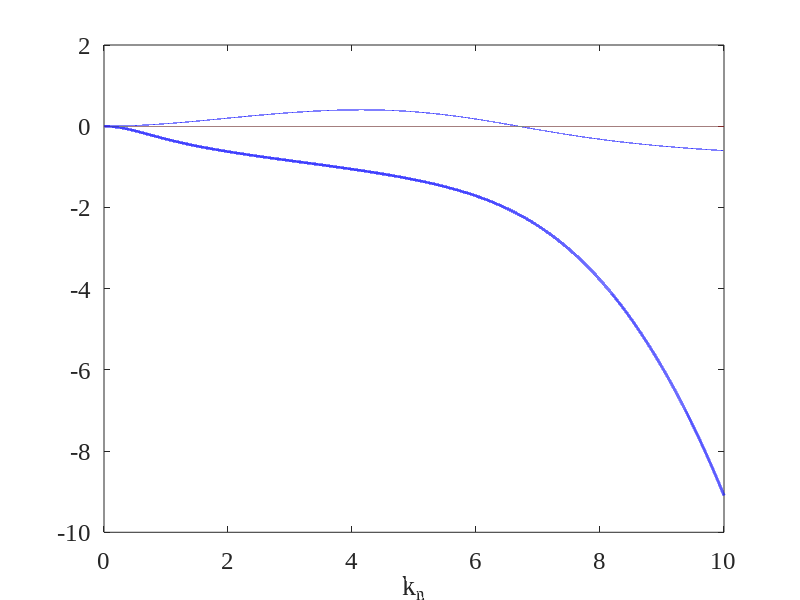

Recreate this plot in MATLAB. (Note: this script raises an error after producing the figure.)
%%%%%%%%%%%%%%%%%%%%%%%%%%%%%%
%       Cahn-Hilliard Equ with mechanical effect          %
%               Linear stability analysis                               %
%       Dispersion Relation & Phase diagram                %
%                                                                                   %  
%                           Sifan Yin                                          %
%                                        diff = 0
%                           08/03/2020                                     %
%%%%%%%%%%%%%%%%%%%%%%%%%%%%%%

clc; clear all; fclose('all');

%% 1. Parameters
% Mechanical properties
A    =  5;
rho0 = 0.2;
E_a =   0.1;
zeta_a = 0.1;
KN  = 10;

%% 1. Parameters
% Basic quantities

E_p      = 1;
zeta_p = 1;
eta      = 1;
Diff     = 0.01;%0.02;     %if eta=0.1, then Diff=Diff_bar*eta=0.01;
%title_str = strcat('Diffusivity = ',num2str(Diff));
K = 2;
m = 2;
alpha      =      -1;
beta        =      1;
gamma  =    0.1;
E_a =   0.1;
zeta_a = 0.1;
filename = ['Dispersion relation2021','_A', num2str(A), '_D',num2str(Diff),'_rho',num2str(rho0),'.tif'];

 
% % Dimensionless parameters
alpha      =   alpha/E_p;
beta       =   beta/E_p;
gamma  =    gamma*eta/(E_p*zeta_p);

Diff = Diff*eta;
E_a =   E_a/E_p;
zeta_a = zeta_a/zeta_p;
E_rho0 = E_a*rho0+(1-rho0);
zeta_rho0 = zeta_a*rho0+(1-rho0);



%% Dispersion relation
kn = 0:0.0001:KN;
abc = alpha+3*beta*rho0^2+gamma*kn.^2;
Denominator = 1+zeta_rho0*kn.^2;

fp0  =  m*rho0^(m-1)/(1+K*rho0^m)^2;

bk = kn.^2.*(  Diff*abc + (E_rho0-rho0*fp0*A)./Denominator );
ck = Diff*kn.^4.*( E_rho0*abc - A^2*fp0.^2 )./Denominator;
DELTA = bk.^2-4*ck;
r = -bk./2;
for ii = 1:length(kn)
    if DELTA(ii)>=0
        omega(ii) = 0;
        w = sqrt(DELTA(ii))/2;
        lambda1(ii) = r(ii) + w;
        lambda2(ii) = r(ii)  - w;
    else
        omega(ii) = sqrt(-DELTA(ii))/2;
        lambda1(ii) = r(ii);
        lambda2(ii) = r(ii);
    end
end
 y0 = zeros(1,length(kn));
% figure(1)
% plot(kn,DELTA,'r-')
figure(2)
%title_str= ['A=', num2str(A), ', D=',num2str(Diff),', \rho_0=',num2str(rho0)];
plot(kn,y0,'k--',kn,omega,'r--',kn,-omega,'r--',kn,lambda1,'b-',kn,lambda2,'b-','LineWidth', 2)
%legend('zero','\omega(k_n)','-\omega(k_n)','\lambda_1','\lambda_2','Location','best')
xlim([0 KN])
ylim([-10 2])
set(0,'defaultlineLinewidth',1.5);
set(0,'defaultaxesLinewidth',1.5);
set(gca,'Fontsize',18,'Fontname','Times New Roman')
xlabel k_n
ylabel \lambda
%title(title_str)
set(gca,'Fontsize',18,'Fontname','Times New Roman')
print(filename,'-dtiff')

